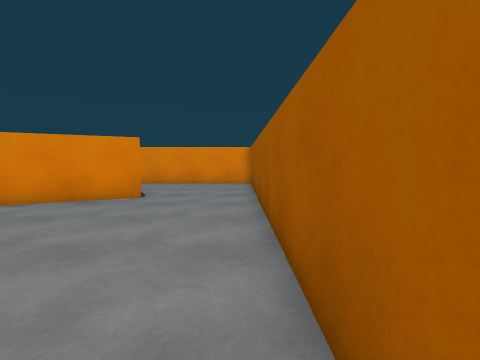
view 1 (above)

19 first-person views from a walk through a Unity game level. The camera is 1.2 m above the floor, tilts 4° down and sees 85° across. The floor is counted in squares, 1 m on a side. Each view is taken from the middle of a square. On the plan, view 1 faces up. The plan holds only what a view shows up to about 12 squares ahead; the rest is blank. The place goes on beyond the plan. Some animated figures are not drawn. Door leaves are left out, so doorways stand open.

view 2
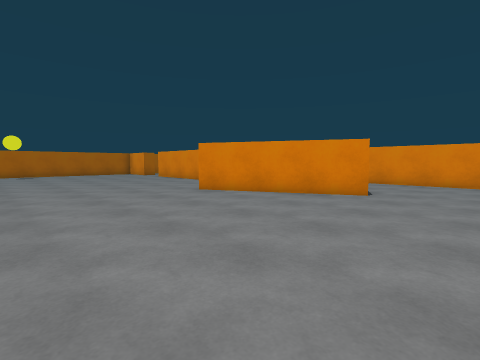

view 3
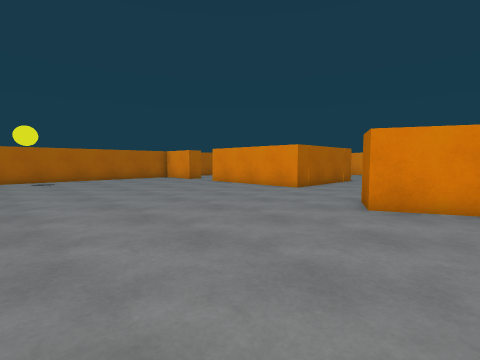

view 4
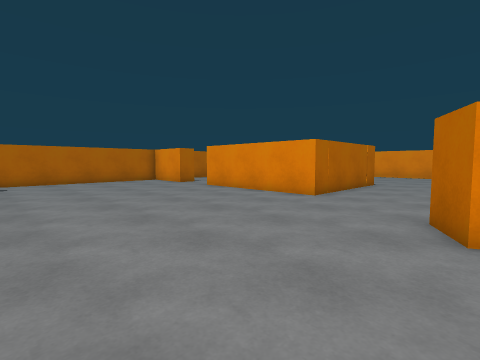

view 5
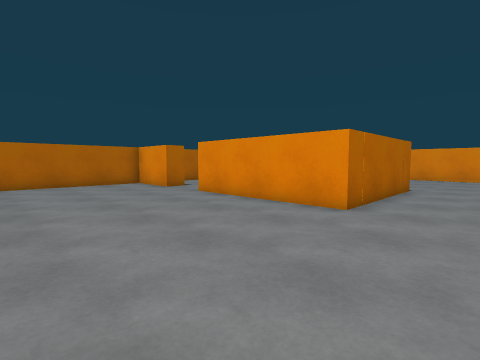

view 6
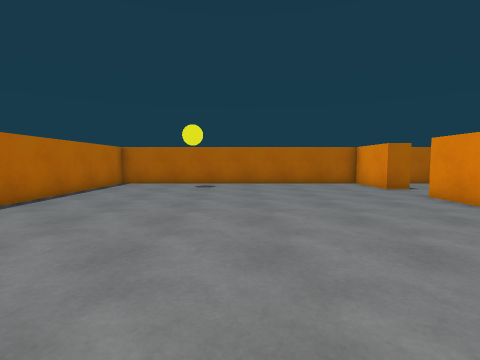

view 7
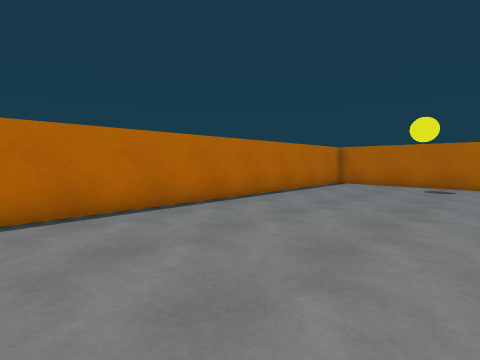

view 8
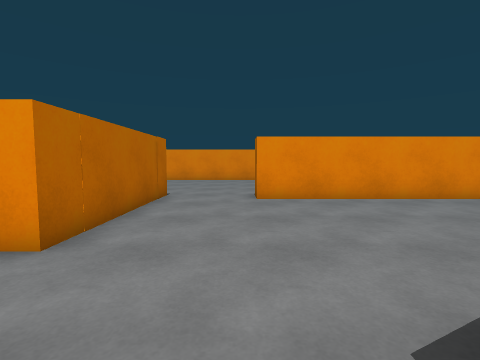

view 9
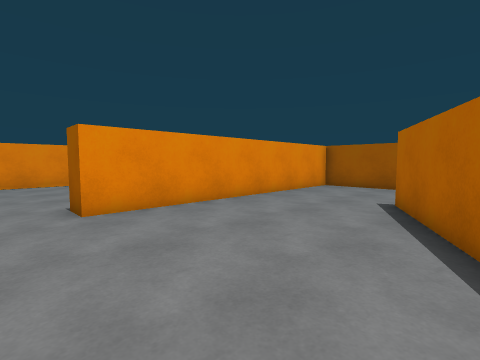

view 10
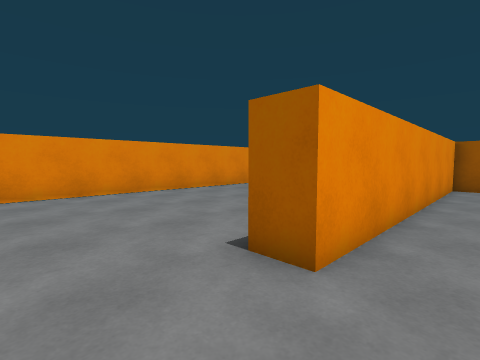

view 11
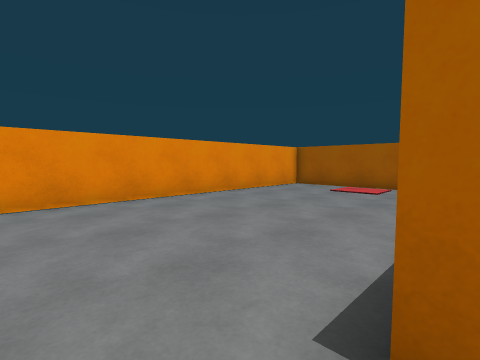

view 12
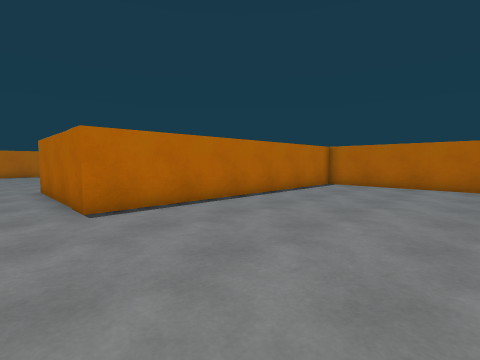

view 13
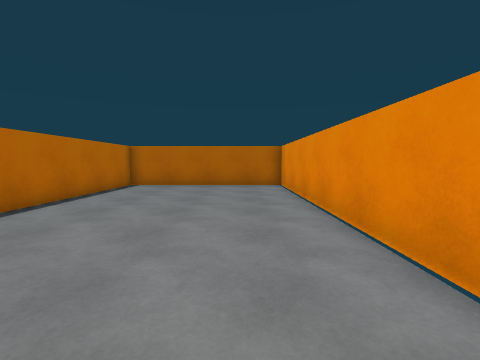

view 14
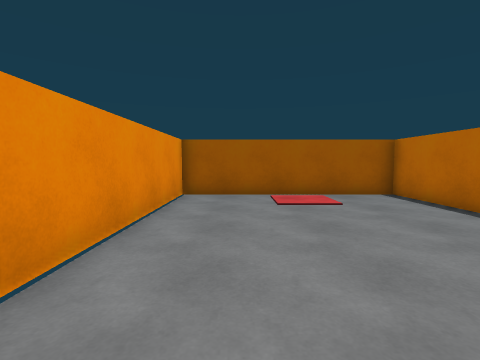

view 15
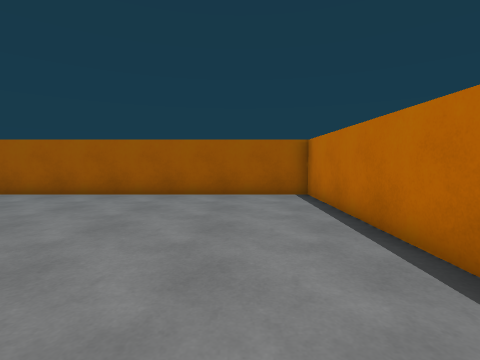

view 16
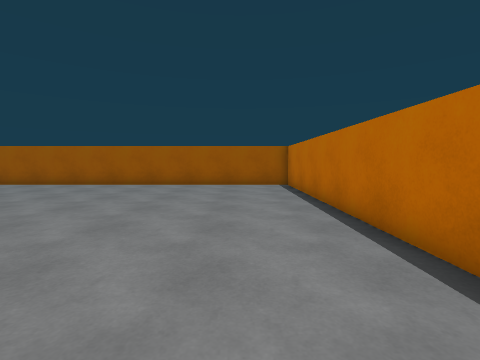

view 17
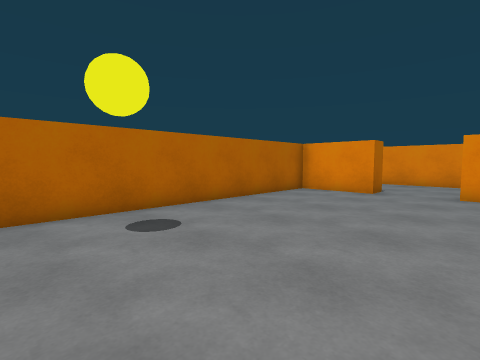

view 18
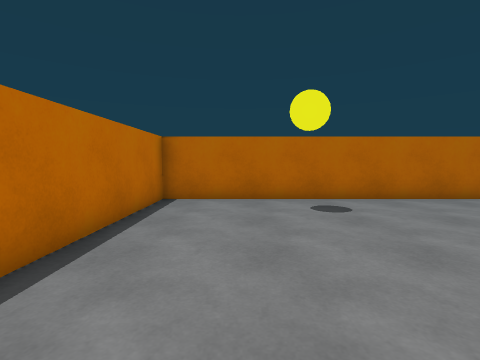

view 19
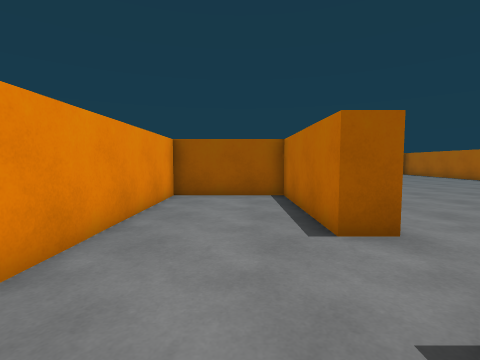

### Floor plan
Points are (right, up) in squares from view 1. A wall is a line through its corners. A room is listed if a view was taken in it or the views show most of it. See-through windows are left out.
Room 1 (views 1, 2, 3, 4, 5, 6, 7, 8, 9, 10, 11, 12, 13, 14, 15, 16, 17, 18)
walls: (-7.8, 8.1) (-3.9, 10.1); (-3.2, 8.7) (-9.3, 5.8) (-10, 7.2); (-3, 15.4) (0.6, 15.4) (0.6, 23.1) (-12.6, 23.1); (-22.4, 9.4) (-25.4, 9.4) (-25.4, -3.5) (0.6, -3.5) (0.6, 14.4) (-10.5, 14.4) (-10.5, 15.5); (-14.2, 23.1) (-23.9, 23.1); (-24.1, 15.4) (-13.7, 15.4) (-13.7, 9.4) (-19.9, 9.4); (-25.4, 21.5) (-25.4, 18.2)
ways out: open door at (-21, 10) to room 2
Room 2 (view 19)
walls: (-19.9, 10.4) (-14.7, 10.4) (-14.7, 14.4) (-21.5, 14.4)
ways out: open door at (-21, 10) to room 1

Positions as (right, up) in squares from view 1, and headings:
1: (0, 0), facing up
2: (0, -1), facing up-left
3: (-7, -1), facing up-left
4: (-9, 1), facing up-left
5: (-11, 3), facing up-left
6: (-11, 3), facing left
7: (-11, 3), facing down-left
8: (-11, 6), facing up
9: (-12, 8), facing up-right
10: (-13, 13), facing up-right
11: (-12, 15), facing up-right
12: (-12, 22), facing down-left
13: (-12, 21), facing left
14: (-9, 21), facing right
15: (-9, -1), facing right
16: (-13, -1), facing right
17: (-19, -1), facing up-left
18: (-17, -1), facing left
19: (-24, 12), facing right
